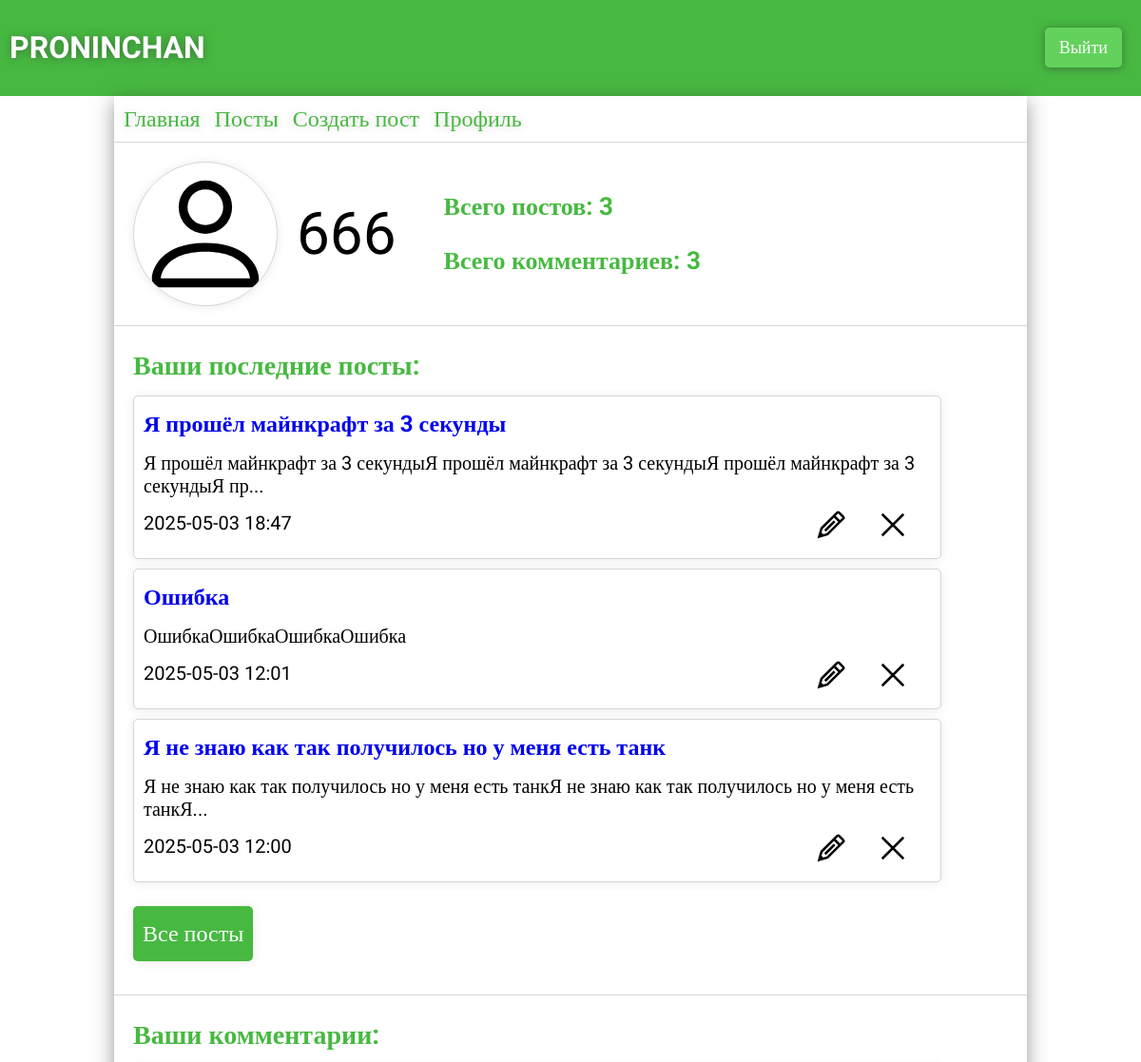
/profile (signed in, upper part), run on an earlier commit of the app's database.
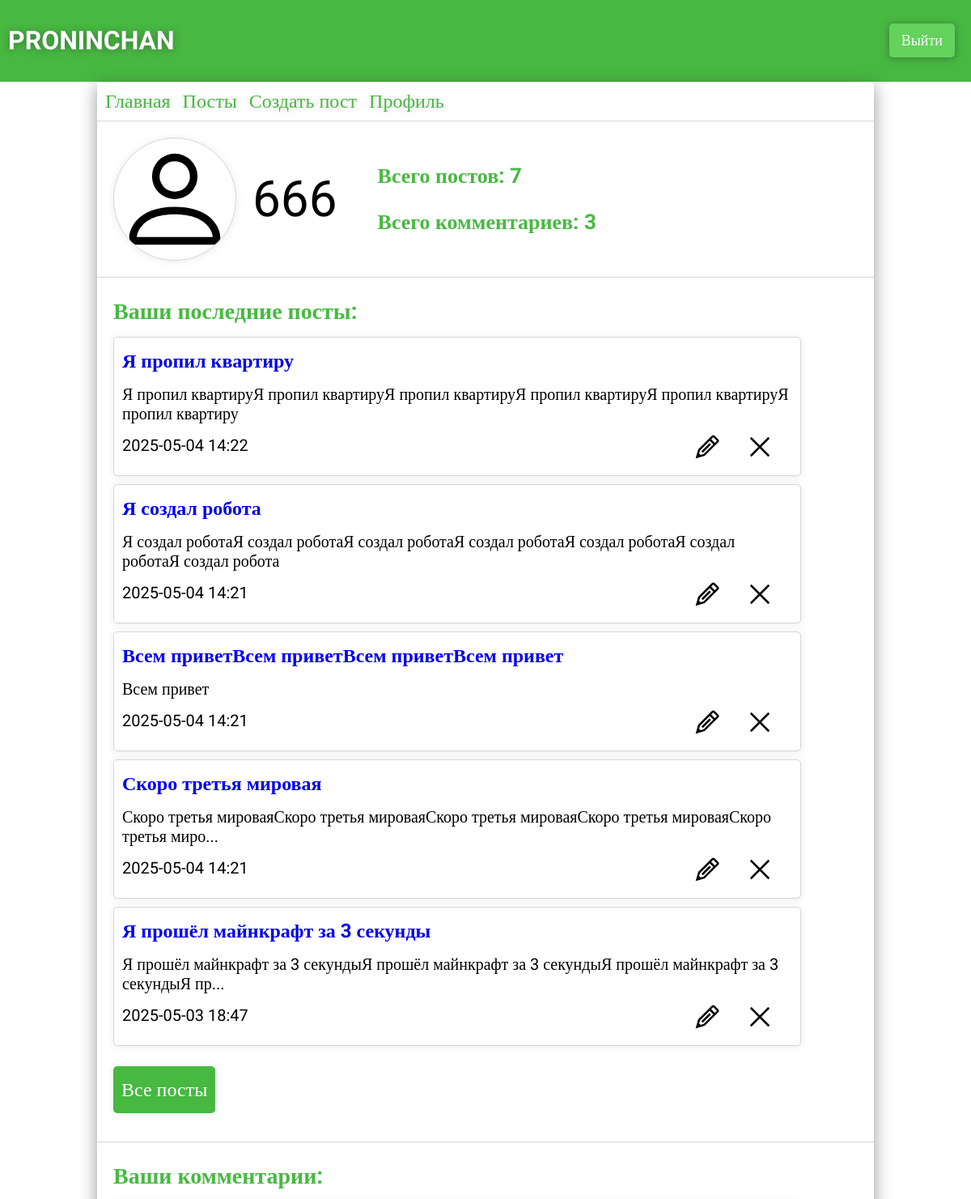
And on a later commit of the database.
### app.py (models this page shows)
class ForumPosts(db.Model):
    __tablename__ = 'forum_posts'
    id = db.Column(db.Integer, primary_key=True)
    user_id = db.Column(db.Integer, db.ForeignKey('users.id'), nullable=False)
    theme = db.Column(db.String(124), nullable=False)
    text = db.Column(db.Text, nullable=False)
    section_id = db.Column(db.Integer, db.ForeignKey('forum_sections.id'), nullable=False)
    category_id = db.Column(db.Integer, db.ForeignKey('forum_categories.id'), nullable=False)
    created_at = db.Column(db.DateTime, default=datetime.now)
    user = db.relationship("Users", backref="posts")
    sections = db.relationship("ForumSections")
    categories = db.relationship("ForumCategory")

### app.py (the view)
@app.route('/profile')
def profile():
    if 'user' in session:
        user = Users.query.filter_by(id=session['user']).first()
        user_posts =  ForumPosts.query.filter_by(user_id=session['user']).order_by(ForumPosts.created_at.desc()).limit(5).all()
        user_comments = ForumComments.query.filter_by(user_id=session['user']).order_by(ForumComments.created_at.desc()).limit(5).all()
        c_total = ForumComments.query.filter_by(user_id=session['user']).count()
        p_total = ForumPosts.query.filter_by(user_id=session['user']).count()
        return render_template('profile.html', user = user, posts=user_posts,
                               comments=user_comments, c_total=c_total,p_total=p_total)
    return render_template('profile.html')

### templates/profile.html (shortened to what this page needs)
{% extends 'base.html' %}
{% block main %}
<link rel="stylesheet" href="{{ url_for('static', filename='css/profile.css') }}">
{% if session['user'] %}
<div class="profile">
    <div class="profile-container">
        <div class="profile-person">
            <div class="profile-person-img">
                <img src="{{user.photo if user.photo else '../static/img/person.svg'}}" alt="" style="cursor: pointer;">
            </div>
            <p>{{user.username}}</p>
        </div>
        <div class="profile-data">
            <p>Всего постов: {{p_total}}</p>
            <p>Всего комментариев: {{c_total}}</p>
        </div>
    </div>
    <div class="profile-posts">
        <p>Ваши последние посты:</p>
        <div class="profile-posts-container">
            {% for post in posts %}
            <div class="profile-posts-container-post">
                <div class="profile-posts-container-post-edit">
                    <img src="../static/img/Edit.svg" alt="">
                    <img src="../static/img/Close.svg" alt="">
                </div>
                <a href="{{url_for('post', post=post.id)}}">{{post.theme}}</a>
                <p>{{post.text | truncate(100, True, '...')}}</p>
                <p>{{post.created_at.strftime('%Y-%m-%d %H:%M')}}</p>
            </div>
            {% endfor %}
        </div>
        <button><a href="">Все посты</a></button>
    </div>
    <div  class="profile-posts">
        <p>Ваши комментарии:</p>
    </div>
</div>
{% else %}
    <div class="login">
        <h2>Войдите в аккаунт</h2>
    </div>
{% endif %}
{% endblock %}

What changed in the data, as far as the page shows it:
no longer on this page (row unchanged): ForumPosts: theme "Ошибка", text "ОшибкаОшибкаОшибкаОшибка", created_at "2025-05-03 12:01"
no longer on this page (row unchanged): ForumPosts: theme "Я не знаю как так получилось но у меня есть танк", text "Я не знаю как так получилось но у меня есть танкЯ не знаю как так получилось но у меня есть танкЯ...", created_at "2025-05-03 12:00"
added ForumPosts: theme "Я пропил квартиру", text "Я пропил квартируЯ пропил квартируЯ пропил квартируЯ пропил квартируЯ пропил квартируЯ пропил квартиру", created_at "2025-05-04 14:22"
added ForumPosts: theme "Я создал робота", text "Я создал роботаЯ создал роботаЯ создал роботаЯ создал роботаЯ создал роботаЯ создал роботаЯ создал робота", created_at "2025-05-04 14:21"
added ForumPosts: theme "Всем приветВсем приветВсем приветВсем привет", text "Всем привет", created_at "2025-05-04 14:21"
added ForumPosts: theme "Скоро третья мировая", text "Скоро третья мироваяСкоро третья мироваяСкоро третья мироваяСкоро третья мироваяСкоро третья миро...", created_at "2025-05-04 14:21"
Also different on the page:
{{ p_total }}: "3" → "7"
